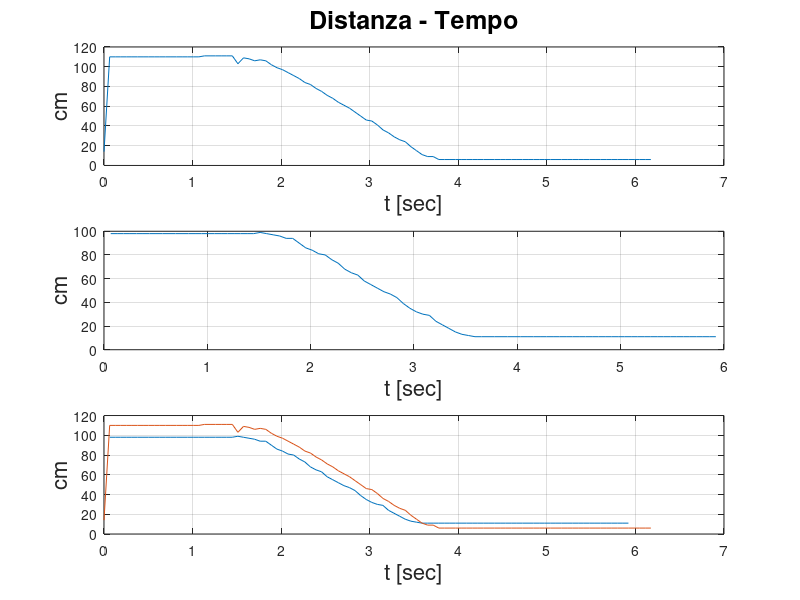
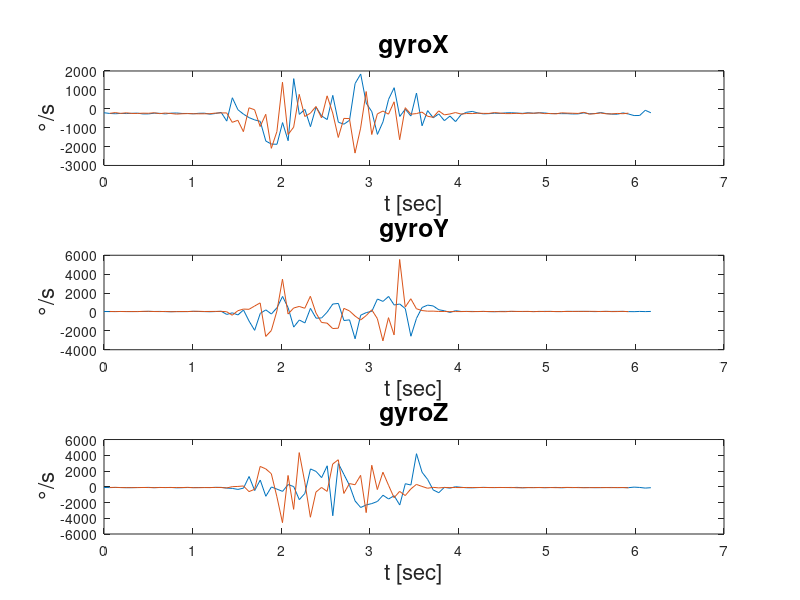
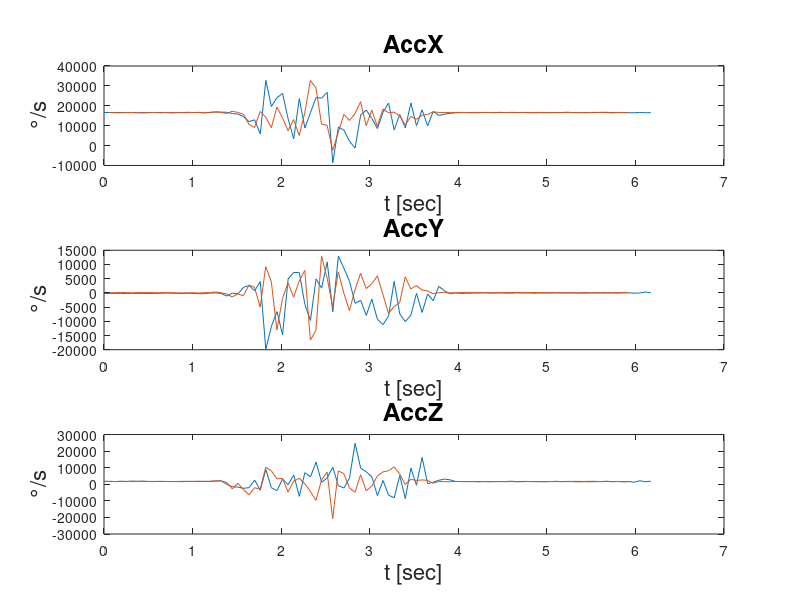
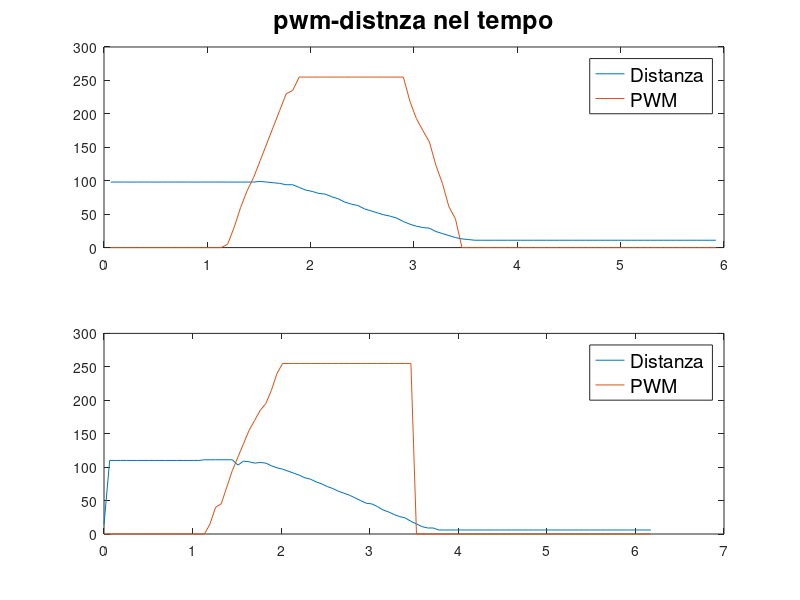

The MATLAB script that drew these images, in order:
clc
close all
clear all

% import from file to array
ABS = importdata("datiABS_bellobello.txt");
STOP = importdata("datiSTOP_bello.txt");

%tempo di campionamento ABS
tempo_ABS= ABS(:,8)*0.001;
%giroscopio ABS 
gyroX_ABS = ABS(:, 4);
gyroY_ABS= ABS(:, 5);
gyroZ_ABS = ABS(:, 6);
%accelerazioni ABS 
AccX_ABS = ABS(:, 1);
AccY_ABS = ABS(:, 2);
AccZ_ABS = ABS(:, 3);
%spazio (distanza) ABS 
distanza_ABS = ABS(:,7);
pwm_ABS = ABS(:,9);



%tempo di campionamento STOP
tempo_STOP = STOP(:,8)*0.001;
%giroscopio STOP 
gyroX_STOP = STOP(:, 4);
gyroY_STOP = STOP(:, 5);
gyroZ_STOP = STOP(:, 6);
%accelerazioni STOP
AccX_STOP =STOP(:, 1);
AccY_STOP =STOP(:, 2);
AccZ_STOP =STOP(:, 3);
%spazio (distanza) STOP 
distanza_STOP = STOP(:,7);
pwm_STOP = STOP(:,9);

%GRAFICO SPAZIO-TEMPO
figure(1)
axis(1) = subplot(3,1,1);
plot(tempo_STOP,distanza_STOP);
title('Distanza - Tempo', 'FontSize', 18);
xlabel('t [sec]', 'FontSize', 16);
ylabel('cm', 'FontSize', 16);
grid on;
axis(2) = subplot(3,1,2);
plot(tempo_ABS,distanza_ABS);
xlabel('t [sec]', 'FontSize', 16);
ylabel('cm', 'FontSize', 16);
grid on;
axis(3)=subplot(3,1,3);
plot(tempo_ABS,distanza_ABS,tempo_STOP,distanza_STOP);
xlabel('t [sec]', 'FontSize', 16);
ylabel('cm', 'FontSize', 16);
grid on;


%GRAFICO GIROSCOPIO
figure(2)
axis(1) = subplot(3,1,1);
plot(tempo_STOP,gyroX_STOP,tempo_ABS,gyroX_ABS)
title('gyroX', 'FontSize', 18);
xlabel('t [sec]', 'FontSize', 16);
ylabel('°/s', 'FontSize', 16);
axis(2) = subplot(3,1,2);
plot(tempo_STOP,gyroY_STOP,tempo_ABS,gyroY_ABS)
title('gyroY', 'FontSize', 18);
xlabel('t [sec]', 'FontSize', 16);
ylabel('°/s', 'FontSize', 16);
axis(3) = subplot(3,1,3);
plot(tempo_STOP,gyroZ_STOP,tempo_ABS,gyroZ_ABS)
title('gyroZ', 'FontSize', 18);
xlabel('t [sec]', 'FontSize', 16);
ylabel('°/s', 'FontSize', 16);

%GRAFICO ACCELERAZIONI
figure(3)
axis(1) = subplot(3,1,1);
plot(tempo_STOP,AccX_STOP,tempo_ABS,AccX_ABS)
title('AccX', 'FontSize', 18);
xlabel('t [sec]', 'FontSize', 16);
ylabel('°/s', 'FontSize', 16);
axis(2) = subplot(3,1,2);
plot(tempo_STOP,AccY_STOP,tempo_ABS,AccY_ABS)
title('AccY', 'FontSize', 18);
xlabel('t [sec]', 'FontSize', 16);
ylabel('°/s', 'FontSize', 16);
axis(3) = subplot(3,1,3);
plot(tempo_STOP,AccZ_STOP,tempo_ABS,AccZ_ABS)
title('AccZ', 'FontSize', 18);
xlabel('t [sec]', 'FontSize', 16);
ylabel('°/s', 'FontSize', 16);

%GRAFICO PWM-DISTANZA
figure(4)
axis(1)=subplot(2,1,1);
plot(tempo_ABS,distanza_ABS,tempo_ABS,pwm_ABS)
title('pwm-distnza nel tempo', 'FontSize', 18);
legend('Distanza', 'PWM', 'fontSize', 14);

axis(2)=subplot(2,1,2);
plot(tempo_STOP,distanza_STOP,tempo_STOP,pwm_STOP)
legend('Distanza', 'PWM', 'fontSize', 14);









